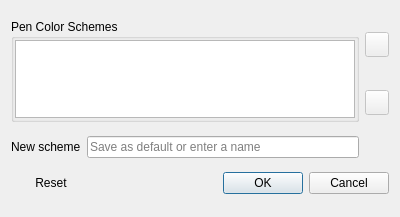
<?xml version="1.0" encoding="UTF-8"?>
<ui version="4.0">
 <class>PenColorSetClass</class>
 <widget class="QDialog" name="PenColorSetClass">
  <property name="geometry">
   <rect>
    <x>0</x>
    <y>0</y>
    <width>400</width>
    <height>217</height>
   </rect>
  </property>
  <property name="windowTitle">
   <string>FalconBoard - Save Pen Colors</string>
  </property>
  <layout class="QGridLayout" name="gridLayout">
   <item row="0" column="0" rowspan="2" colspan="4">
    <widget class="QGroupBox" name="groupBox">
     <property name="title">
      <string>Pen Color Schemes</string>
     </property>
     <layout class="QHBoxLayout" name="horizontalLayout">
      <property name="leftMargin">
       <number>1</number>
      </property>
      <property name="topMargin">
       <number>1</number>
      </property>
      <property name="rightMargin">
       <number>1</number>
      </property>
      <property name="bottomMargin">
       <number>1</number>
      </property>
      <item>
       <widget class="QListWidget" name="lstwNames"/>
      </item>
     </layout>
    </widget>
   </item>
   <item row="0" column="4">
    <widget class="QToolButton" name="btnRemoveScheme">
     <property name="enabled">
      <bool>false</bool>
     </property>
     <property name="minimumSize">
      <size>
       <width>0</width>
       <height>25</height>
      </size>
     </property>
     <property name="toolTip">
      <string>Remove selected scheme</string>
     </property>
     <property name="text">
      <string/>
     </property>
     <property name="icon">
      <iconset resource="FalconBoard.qrc">
       <normaloff>:/FalconBoard/Resources/eraser.png</normaloff>:/FalconBoard/Resources/eraser.png</iconset>
     </property>
    </widget>
   </item>
   <item row="1" column="4">
    <widget class="QToolButton" name="btnRemoveAllSchemes">
     <property name="enabled">
      <bool>false</bool>
     </property>
     <property name="minimumSize">
      <size>
       <width>0</width>
       <height>25</height>
      </size>
     </property>
     <property name="toolTip">
      <string>Remove all schemes, except the default</string>
     </property>
     <property name="text">
      <string/>
     </property>
     <property name="icon">
      <iconset resource="FalconBoard.qrc">
       <normaloff>:/FalconBoard/Resources/trash-can.png</normaloff>:/FalconBoard/Resources/trash-can.png</iconset>
     </property>
    </widget>
   </item>
   <item row="2" column="0">
    <widget class="QLabel" name="label">
     <property name="text">
      <string>New scheme</string>
     </property>
    </widget>
   </item>
   <item row="3" column="2">
    <spacer name="horizontalSpacer">
     <property name="orientation">
      <enum>Qt::Horizontal</enum>
     </property>
     <property name="sizeHint" stdset="0">
      <size>
       <width>136</width>
       <height>20</height>
      </size>
     </property>
    </spacer>
   </item>
   <item row="3" column="3" colspan="2">
    <widget class="QDialogButtonBox" name="buttonBox">
     <property name="orientation">
      <enum>Qt::Horizontal</enum>
     </property>
     <property name="standardButtons">
      <set>QDialogButtonBox::Cancel|QDialogButtonBox::Ok</set>
     </property>
    </widget>
   </item>
   <item row="3" column="0" colspan="2">
    <widget class="QPushButton" name="btnRemoveDefault">
     <property name="toolTip">
      <string>Remove redefined default sscheme.
Other schemes remain intact.</string>
     </property>
     <property name="text">
      <string>Reset</string>
     </property>
     <property name="icon">
      <iconset resource="FalconBoard.qrc">
       <normaloff>:/FalconBoard/Resources/close.png</normaloff>:/FalconBoard/Resources/close.png</iconset>
     </property>
     <property name="flat">
      <bool>true</bool>
     </property>
    </widget>
   </item>
   <item row="2" column="1" colspan="3">
    <widget class="QLineEdit" name="edtName">
     <property name="placeholderText">
      <string>Save as default or enter a name</string>
     </property>
    </widget>
   </item>
  </layout>
 </widget>
 <resources>
  <include location="FalconBoard.qrc"/>
 </resources>
 <connections>
  <connection>
   <sender>buttonBox</sender>
   <signal>accepted()</signal>
   <receiver>PenColorSetClass</receiver>
   <slot>accept()</slot>
   <hints>
    <hint type="sourcelabel">
     <x>248</x>
     <y>254</y>
    </hint>
    <hint type="destinationlabel">
     <x>157</x>
     <y>274</y>
    </hint>
   </hints>
  </connection>
  <connection>
   <sender>buttonBox</sender>
   <signal>rejected()</signal>
   <receiver>PenColorSetClass</receiver>
   <slot>reject()</slot>
   <hints>
    <hint type="sourcelabel">
     <x>316</x>
     <y>260</y>
    </hint>
    <hint type="destinationlabel">
     <x>286</x>
     <y>274</y>
    </hint>
   </hints>
  </connection>
 </connections>
</ui>
